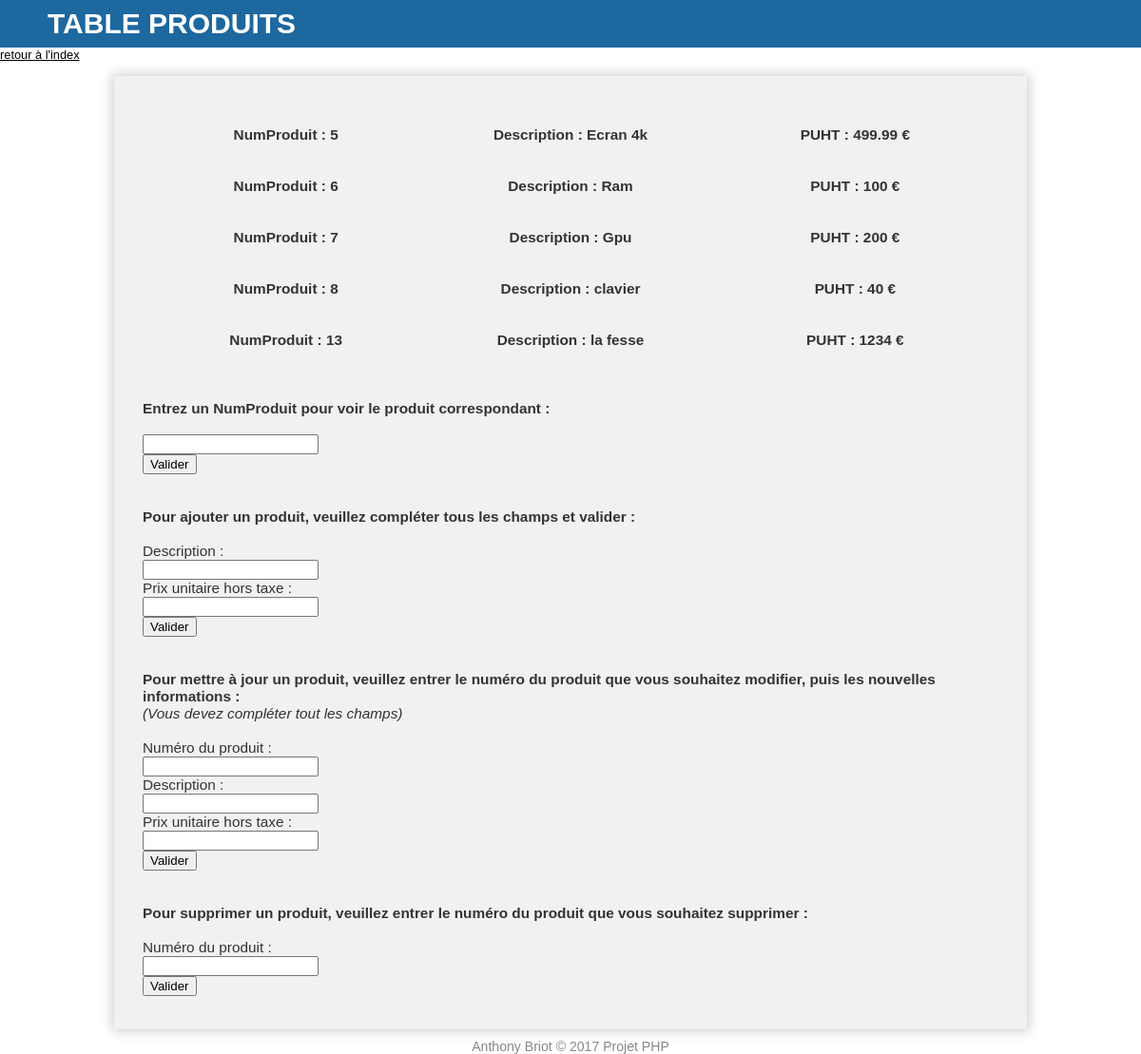
/produits.php, run on the app's committed database.
### tables this page shows
CREATE TABLE `produits` (
  `NumProduit` int(11) NOT NULL,
  `Des` varchar(255) NOT NULL,
  `PUHT` float NOT NULL
);

### produits.php (the view, shortened to what this page needs)
<!doctype html>
<html lang="fr">
<head>
  <link rel="stylesheet" href="style1.css">
</head>
	<header><h1>
	<?php
	echo "TABLE PRODUITS";
	?>
	</h1>
	<?php
	echo "<a href='index.php'> retour à l'index</a>";
	?>
	</header>
	<?php
	echo'<br/>';
	echo'<br/>';
	try
	{
		$bdd = new PDO('mysql:host=localhost;dbname=facture_cours', 'root', '');
	}
	catch (Exception $e)
	{
		die('Erreur : ' . $e->getMessage());
	}
	$reponse = $bdd->query('SELECT * FROM produits');
	?><section><?php
	while ($donnees = $reponse->fetch())
	{
		?>
		<table>
		<tr>
		<th><strong>NumProduit</strong> : <?php echo $donnees['NumProduit']; ?></th>
		<th><strong>Description</strong> : <?php echo $donnees['Des']; ?></th>
		<th><strong>PUHT</strong> : <?php echo $donnees['PUHT']; ?> €</th>
		</tr>
		</table>
		<?php
	}
		?>
		<br/><br/>
		<strong>Entrez un NumProduit pour voir le produit correspondant :</strong>
		<br/><br/>
        <form action="produits.php" method="POST">
			<input type="text" name="Numero"/><br/>
			<input type="submit" value="Valider" />
		</form>
		<br/><br/>
		<strong>Pour ajouter un produit, veuillez compléter tous les champs et valider :</strong>
		<br/><br/>
        <form action="produits.php" method="POST">
			<label id="Description">Description :</label><br/>
			<input type="text" name="Description"/> <br/>
			<label id="PUHT">Prix unitaire hors taxe :</label><br/>
			<input type="text" name="PUHT"/> <br/>
			<input type="submit" value="Valider" />
		</form>
		<br/><br/>
		<strong>Pour mettre à jour un produit, veuillez entrer le numéro du produit que vous souhaitez modifier, puis les nouvelles informations :</strong><br/>
		<i>(Vous devez compléter tout les champs)</i>
		<br/><br/>
        <form action="produits.php" method="POST">
			<label id="numProduit">Numéro du produit :</label><br/>
			<input type="text" name="numProduit"/><br/>
			<label id="newDescription">Description :</label><br/>
			<input type="text" name="newDescription"/> <br/>
			<label id="newPUHT">Prix unitaire hors taxe :</label><br/>
			<input type="text" name="newPUHT"/> <br/>
			<input type="submit" value="Valider" />
		</form>
		<br/><br/>
		<strong>Pour supprimer un produit, veuillez entrer le numéro du produit que vous souhaitez supprimer :</strong>
		<br/><br/>
        <form action="produits.php" method="POST">
			<label id="numeroProduit">Numéro du produit :</label><br/>
			<input type="text" name="numeroProduit"/><br/>
			<input type="submit" value="Valider" />
		</form>
	</section>
	<footer>
    Anthony Briot © 2017 Projet PHP
	</footer>
    </body>
</html>

### style1.css (style rules this page uses)
html * { box-sizing: border-box; }
html, body, form { margin: 0; padding: 0; }
html { height: 100%; font-size: 100%; }
header { width: 100%; background-color: rgb(28, 104, 159); height: 50px; color: #fff; }
header h1 { text-decoration: none; color: #fff; height: 50px; line-height: 50px; text-transform: uppercase; font-size: 30px; margin: 0 30px 0 50px; }
section { width: 80%; margin: 0 auto; padding: 35px 30px; overflow: auto; font-size: 1.2em; background: #f1f1f1; box-shadow: 0 0 12px 2px rgba(0, 0, 0, 0.2); }
a:link { color: black; }
footer { width: 880px; margin: 10px auto 10px auto; text-align: center; color: #888; font-size: 1.1em; }
table { width : 100%; }
th { height: 50px; width: 150px; }

### data on the page
produits: NumProduit "5", Des "Ecran 4k", PUHT "499.99"
produits: NumProduit "6", Des "Ram", PUHT "100"
produits: NumProduit "7", Des "Gpu", PUHT "200"
produits: NumProduit "8", Des "clavier", PUHT "40"
produits: NumProduit "13", Des "la fesse", PUHT "1234"
